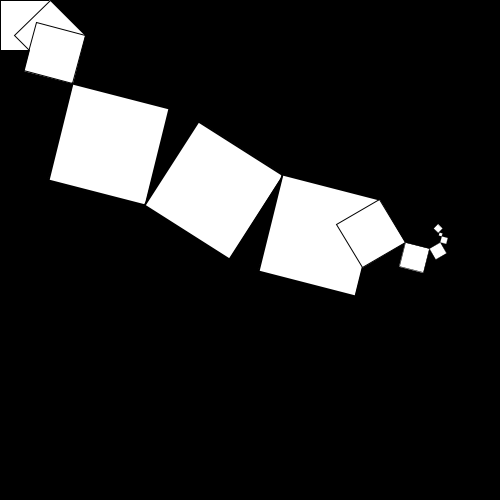
Frame 1 (no input)
Frame 60 (the mouse pressed at the canvas centre just before this capture): identical to frame 1, image omitted
Frame 120 (the mouse held since frame 60 and released just before this capture): identical to frame 1, image omitted

The Processing sketch that drew this single still picture (run headless with seeded random() and noise(); from frame 60 on, the mouse is pressed at the canvas centre):

// Processing sketch: processing_60457
// ── processing_60457.pde



void setup() {
  size (500,500);
  smooth();
}

void draw() {
  background(0);
  stroke(0);
   rect(0,0,50,50);
  
  
  translate(50,0);
  rotate(PI * 0.25);
  rect(0,0,50,50);
  
 
  translate(50,0);
  rotate(PI* 0.33);
  rect(0,0,50,50);
  
  translate(50,0);
  rotate(PI*-0.5);
  scale(2);
  strokeWeight(1.0);
  rect(0,0,50,50);
  
  translate(50,50);
  rotate(PI*-0.4);
  rect(0,0,50,50);   
 
  translate(50,50);
  rotate(PI*0.4);
  rect(0,0,50,50);  
  
 
  translate(50,0);
  rotate(PI*0.25);
  strokeWeight(1.0);
  scale(0.5);
  rect(0,0,50,50);
 
  translate(50,0);
  rotate(PI*-0.25);
  strokeWeight(1.0);
  scale(0.5);
  rect(0,0,50,50);
 
  translate(50,0);
  rotate(PI*-0.25);
  strokeWeight(1.0);
  scale(0.5);
  rect(0,0,50,50); 
   
  translate(50,0);
  rotate(PI*-0.25);
  strokeWeight(1.0);
  scale(0.5);
  rect(0,0,50,50); 
  
  translate(50,0);
  rotate(PI*-0.5);
  strokeWeight(1.0);
  scale(0.5);
  rect(0,0,50,50); 
  
  rotate(radians (30));
  translate(80,0);
  rect(0,0,100,100); 
  

  
}
